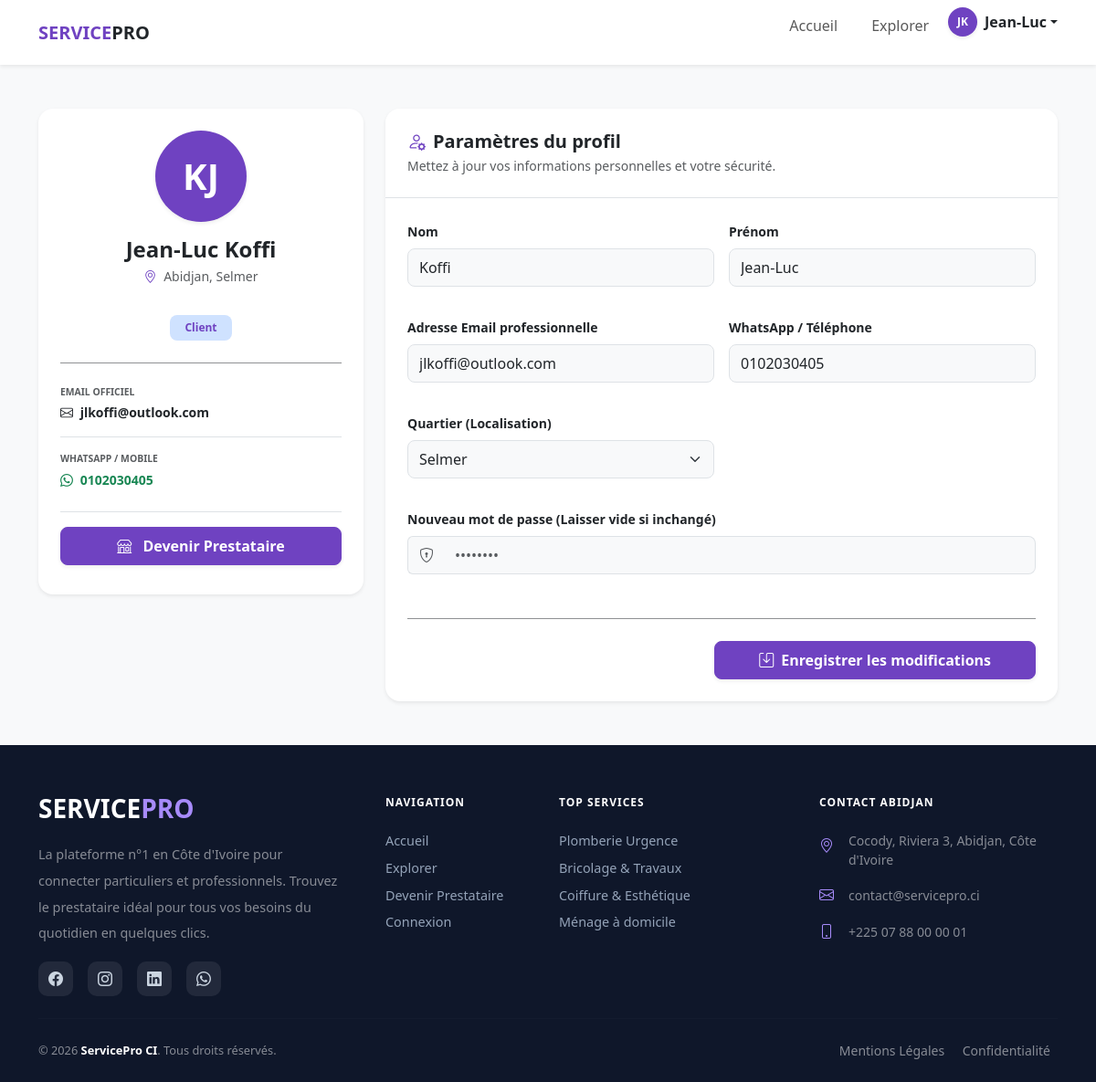
/mon_profil.php (signed in), run on an earlier commit of the app's database.
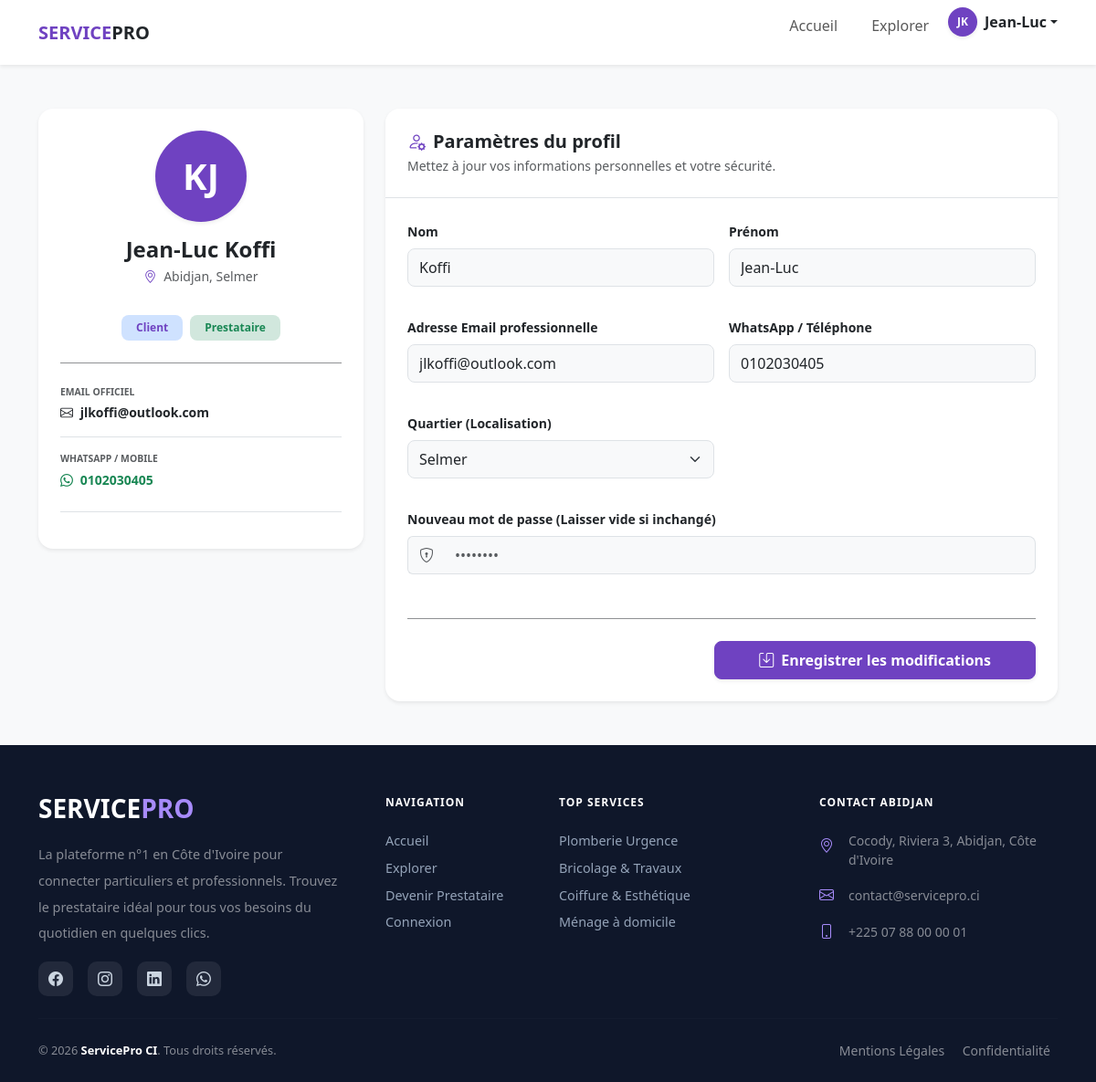
And on a later commit of the database.
### mon_profil.php (the view, shortened to what the changed rows need)
<?php
require_once("includes/db.php");
$user_id = $_SESSION['user_id'];
$u_stmt = $conn->prepare("SELECT u.*, q.nom_quartier, v.nom_ville
                         FROM Utilisateur u
                         LEFT JOIN Quartier q ON u.id_quartier = q.id_quartier
                         LEFT JOIN Ville v ON q.id_ville = v.id_ville
                         WHERE u.id_utilisateur = ?");
$u_stmt->execute([$user_id]);
$u = $u_stmt->fetch(PDO::FETCH_ASSOC);
?>
<!DOCTYPE html>
<html lang="fr">
<head>
    <link href="https://cdn.jsdelivr.net/npm/bootstrap@5.3.0/dist/css/bootstrap.min.css" rel="stylesheet">
    <link rel="stylesheet" href="https://cdn.jsdelivr.net/npm/bootstrap-icons@1.11.0/font/bootstrap-icons.css">
    <link rel="stylesheet" href="assets/css/style.css">
</head>
<body class="bg-light">
    <div class="container py-5">
        <div class="row">
            <div class="col-lg-4 mb-4">
                <div class="card border-0 shadow-sm p-4 text-center rounded-4">
                    <div class="avatar-xl rounded-circle bg-primary text-white d-flex align-items-center justify-content-center shadow-sm mx-auto mb-3" style="width:100px; height:100px; font-size:2.5rem; font-weight: bold;">
                        <?php echo strtoupper(substr($u['nom_utilisateur'], 0, 1) . substr($u['prenom_utilisateur'], 0, 1)); ?>
                    </div>
                    <h4 class="fw-bold mb-1"><?php echo $u['prenom_utilisateur'] . ' ' . $u['nom_utilisateur']; ?></h4>
                    <p class="text-muted small"><i class="bi bi-geo-alt me-1 text-primary"></i> <?php echo $u['nom_ville'] ?? 'Côté d\'Ivoire'; ?>, <?php echo $u['nom_quartier'] ?? ''; ?></p>
                    <div class="d-flex justify-content-center gap-2 mt-3">
                        <?php if($u['est_client']): ?><span class="badge bg-primary-subtle text-primary py-2 px-3 fw-bold rounded-pill">Client</span><?php endif; ?>
                        <?php if($u['est_prestataire']): ?><span class="badge bg-success-subtle text-success py-2 px-3 fw-bold rounded-pill">Prestataire</span><?php endif; ?>
                    </div>
                    <hr class="my-4 opacity-50">
                    <div class="text-start">
                        <div class="mb-3">
                        </div>
                        <div class="mb-3 border-top pt-3">
                        </div>
                    </div>
                    <div class="mt-2 pt-3 border-top">
                        <?php if(!$u['est_prestataire']): ?>
                            <a href="?devenir_prestataire=1" class="btn btn-primary w-100 rounded-pill mb-2 fw-bold small shadow-sm py-2 text-white">
                                <i class="bi bi-shop me-2"></i> Devenir Prestataire
                            </a>
                        <?php endif; ?>
                    </div>
                </div>
            </div>
        </div>
    </div>
</body>
</html>

What changed in the data, as far as the page shows it:
changed utilisateur "KJ": est_prestataire 0 → 1 (drawn)
Also different on the page:
text no longer shown: "Devenir Prestataire"
text now shown: "Prestataire"
